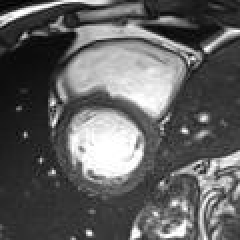
%> input picture images/1.jpg, 120 x 120 px (shown 2 times larger); its folder holds 5 pictures in this run
$ octave animate.m   (GNU Octave 9; MATLAB toolbox functions it lacks are replaced by stand-ins)
%> lines starting %> are read from the running program, lines starting %| are printed output that depends on the picture
imgfiles=dir('*.jpg');
nfiles=length(imgfiles);
for i=1:nfiles
    currentfiles=imgfiles(i).name;
    currentimage=imread(currentfiles);
%> currentimage is the input picture: size 120x120x3 uint8; min 0, max 255, mean 97.2
    images{i}=currentimage;
    %imshow(images{i}); %to show multiple images
end
%name of animated file to be saved
FileName = 'cardiaAnimation.gif';
%> FileName = 'cardiaAnimation.gif'

%looping through all the files and writing to gif
for k = 1:nfiles
    im = rgb2gray(images{k});
    if k ==1
%for first images
        imwrite(im,FileName,'gif','LoopCount',Inf,'DelayTime',0.1);
    else
        imwrite(im,FileName,'gif','WriteMode','append','DelayTime',0.1);
    end
end
%> this loop made 4 passes
%> pass 2, `im = rgb2gray(images{k});`:
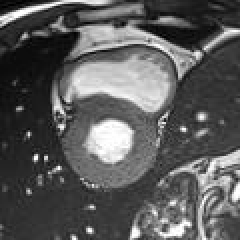
%> im: size 120x120 uint8 (shown 2 times larger); min 0, max 255, mean 91
%> pass 3, `im = rgb2gray(images{k});`:
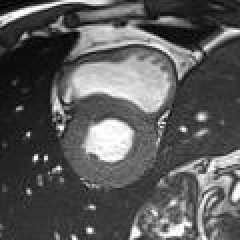
%> im: size 120x120 uint8 (shown 2 times larger); min 0, max 255, mean 90.1
